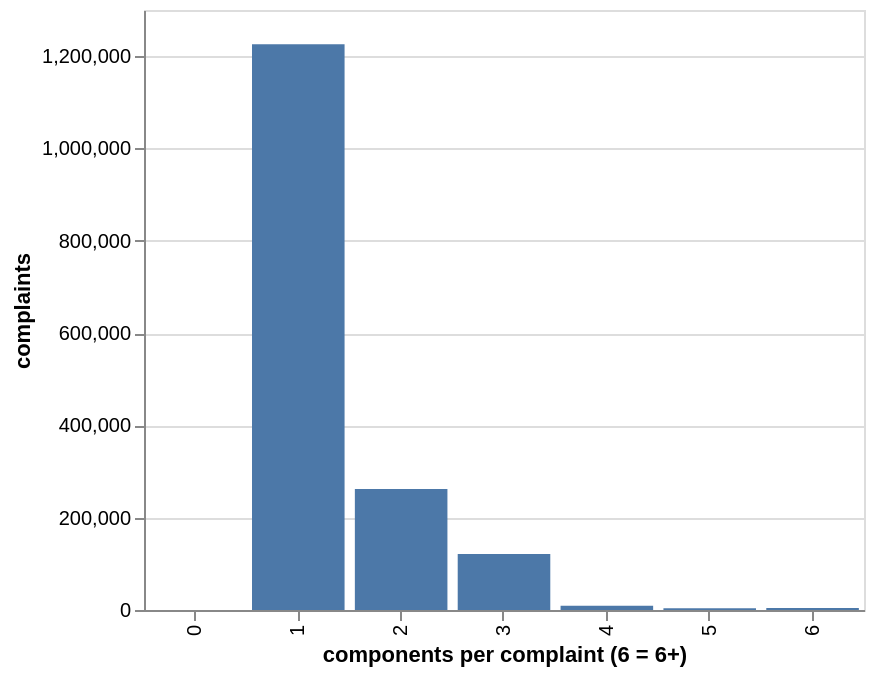

Notebook code cell kept with this figure:
### Code cell
per_complaint = complaints.select(
    pl.col("COMPONENTS").list.len().clip(upper_bound=6).alias("n")
)["n"].value_counts()
alt.Chart(per_complaint).mark_bar().encode(
    x=alt.X("n:O", title="components per complaint (6 = 6+)"),
    y=alt.Y("count:Q", title="complaints"),
    tooltip=[alt.Tooltip("count:Q", format=",")],
).properties(width=360)

### Figure 1 — Vega-Lite specification as saved in the notebook (floating-point values rounded to 4 significant figures)
{"config": {"view": {"continuousWidth": 300, "continuousHeight": 300}}, "data": {"name": "data-44067d2e9e57163d4384d24dfc26f7ea"}, "mark": {"type": "bar"}, "encoding": {"tooltip": [{"field": "count", "format": ",", "type": "quantitative"}], "x": {"field": "n", "title": "components per complaint (6 = 6+)", "type": "ordinal"}, "y": {"field": "count", "title": "complaints", "type": "quantitative"}}, "width": 360, "$schema": "https://vega.github.io/schema/vega-lite/v6.4.1.json", "datasets": {"data-44067d2e9e57163d4384d24dfc26f7ea": [{"n": 2, "count": 262433}, {"n": 4, "count": 9215}, {"n": 0, "count": 143}, {"n": 1, "count": 1225883}, {"n": 6, "count": 4474}, {"n": 3, "count": 121493}, {"n": 5, "count": 3585}]}}
